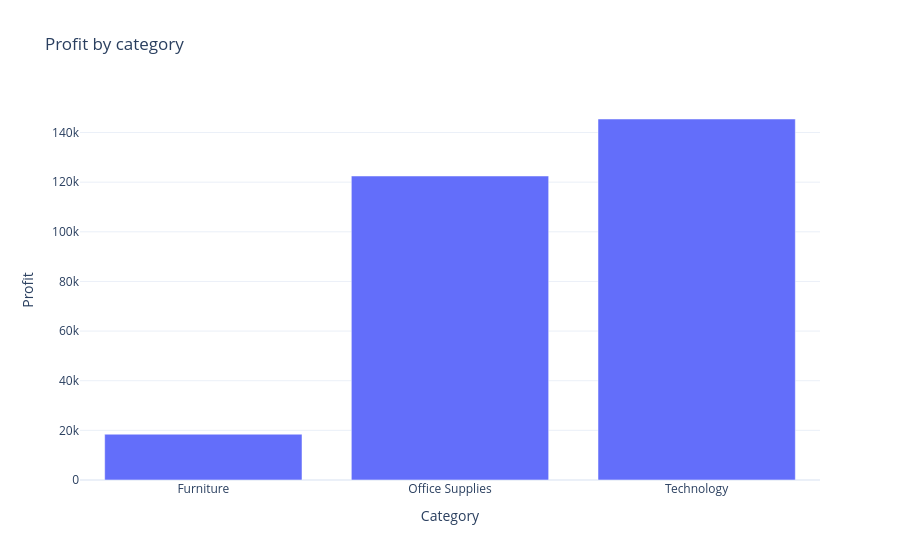

Notebook cell for this chart:
### Code cell
fig = px.bar(profit_by_category, x='Category', y='Profit', title = 'Profit by category')
fig.show()

### Figure 1 — Plotly figure (JSON) as saved in the notebook; plotly's stock layout.template omitted (floating-point values rounded to 4 significant figures)
{"data": [{"hovertemplate": "Category=%{x}<br>Profit=%{y}<extra></extra>", "legendgroup": "", "marker": {"color": "#636efa", "pattern": {"shape": ""}}, "name": "", "orientation": "v", "showlegend": false, "textposition": "auto", "type": "bar", "x": ["Furniture", "Office Supplies", "Technology"], "xaxis": "x", "y": [18450.0, 122500.0, 145500.0], "yaxis": "y"}], "layout": {"barmode": "relative", "legend": {"tracegroupgap": 0}, "title": {"text": "Profit by category"}, "xaxis": {"anchor": "y", "domain": [0, 1], "title": {"text": "Category"}}, "yaxis": {"anchor": "x", "domain": [0, 1], "title": {"text": "Profit"}}}}
